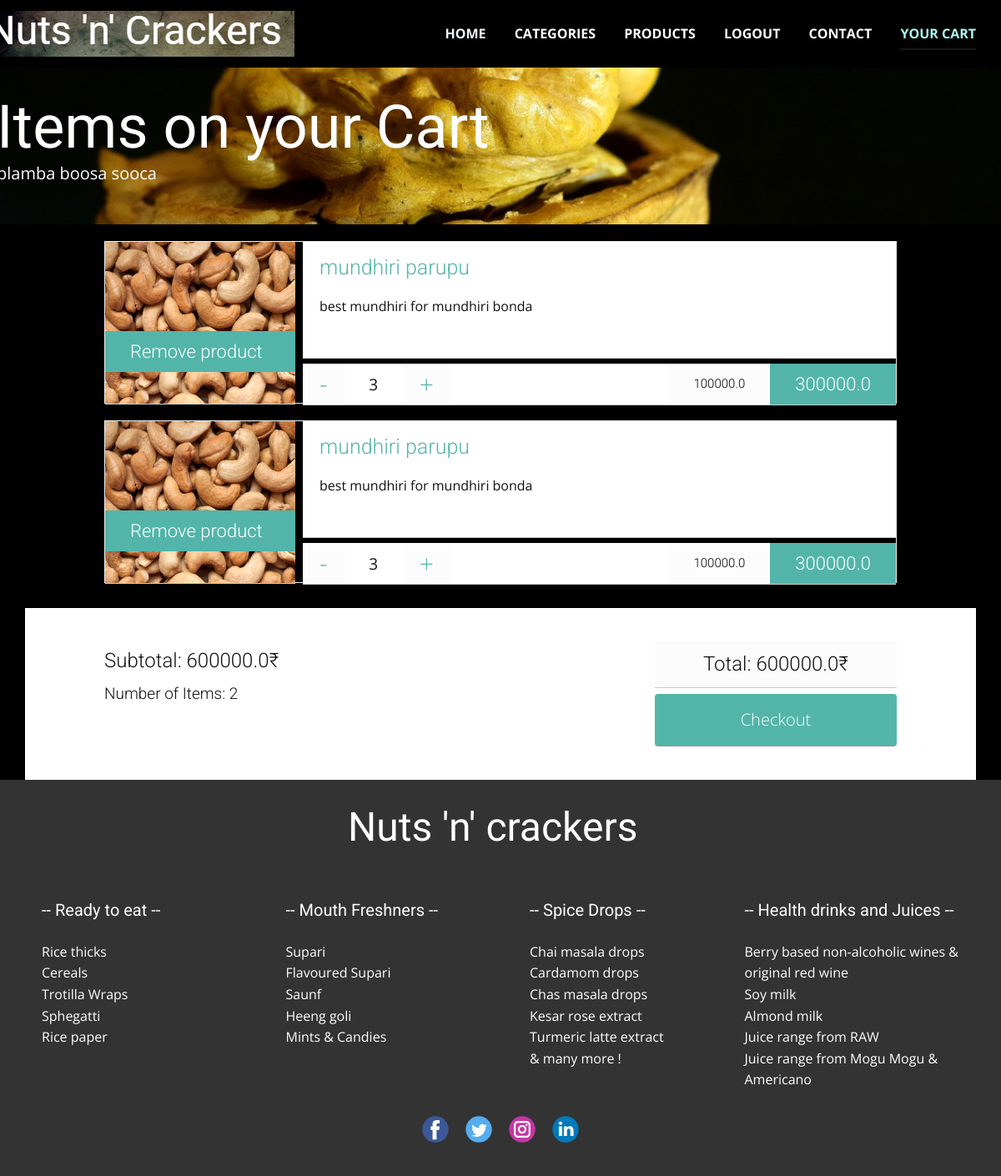
The app's page /cart/ (signed in) with its own data.
### nnc/models.py (models this page shows, shortened)
class OrderProduct(models.Model):
    order = models.ForeignKey("nnc.Order",on_delete = models.CASCADE)
    product = models.ForeignKey("nnc.CategoryProduct",on_delete = models.CASCADE)
    quantity = models.IntegerField(default = 1)
    def calcprice(self):
        return self.quantity * self.product.product.price

class CategoryProduct(models.Model):
    category = models.ForeignKey("nnc.Category",on_delete = models.CASCADE, null = True)
    product = models.ForeignKey("nnc.Product",on_delete=models.CASCADE, null = True)

class Product(models.Model):
    name = models.CharField(max_length = 50)
    weight = models.FloatField()
    brand = models.CharField(max_length=50)
    price = models.FloatField()
    product_image = models.ImageField()
    description = models.CharField(max_length=100)

class Order(models.Model):
    user = models.ForeignKey("auth.User",on_delete = models.CASCADE)
    customer = models.ForeignKey("accounts.customer",on_delete = models.CASCADE)
    complete = models.BooleanField(default = False)
    total = models.IntegerField(default = 0)
    number_of_items = models.IntegerField(default = 0)
    date_ordered = models.DateTimeField(null = True)
    delivered = models.BooleanField(default = False)

### nnc/views.py (the view)
# urls.py: path('cart/',views.cart,name = 'cart'),
def cart(request):
    context = {}
    user = request.user
    order = Order.objects.filter(user = user,complete = False)
    if order.exists():
        order = order[0]
        orderproduct = OrderProduct.objects.filter(order = order)
        total = 0
        for op in orderproduct:
            amount = op.calcprice()
            total = total + amount
        order.total = total
        order.save()
        context['total'] = total
        context['orderproduct'] = orderproduct
        context["count"] = OrderProduct.objects.filter(order = order).count()
    else:
        context["count"] = 0
    return render(request,'Cart.html',context)

### nnc/templates/Cart.html (shortened to what this page needs)
{% extends "base.html" %}
{% load static %}
{% block links %}
<link rel="stylesheet" href="{% static 'css/Cart.css' %}" media="screen">
{% endblock links %}
{% block content %}
<section class="u-align-left u-clearfix u-image u-shading u-section-1" src="" data-image-width="1280"
  data-image-height="825" id="sec-a068">
  <div class="u-clearfix u-sheet u-sheet-1">
    {% if count == 0 %}
    <h1 class="u-text u-text-default u-title u-text-1">No Items Yet!</h1>
    <p class="u-large-text u-text u-text-variant u-text-2">Order some nuts bro</p>
    {% else %}
    <h1 class="u-text u-text-default u-title u-text-1">Items on your Cart</h1>
    <p class="u-large-text u-text u-text-variant u-text-2">blamba boosa sooca</p>
    {% endif %}
  </div>
</section>
<section class="u-clearfix u-section-2 blamba" id="sec-3d60">
  <div class="u-clearfix u-sheet u-sheet-1">
    <div class="container">
      <section id="cart">
        {% for op in orderproduct %}
        <article class="product">
          <header>
            <a class="remove" href = "{% url 'nnc:remove' pk=op.pk %}">
              <img src="{{op.product.product.product_image.url}}" alt="">
              <h3>Remove product</h3>
            </a>
          </header>
          <div class="content">
            <h1>{{op.product.product.name}}</h1>
            {{op.product.product.description}}
          </div>
          <footer class="content">
            <a href = "{% url 'nnc:decrease' pk=op.pk %}"><span class="qt-minus">-</span></a>
            <span class="qt">{{op.quantity}}</span>
            <a href = "{% url 'nnc:increase' pk=op.pk %}"><span class="qt-plus">+</span></a>
            <h2 class="full-price">
              {{op.calcprice}}
            </h2>
            <h2 class="price">
              {{op.product.product.price}}
            </h2>
          </footer>
        </article>
        {% endfor %}
      </section>
    </div>
    <footer id="site-footer">
      <div class="container clearfix">
        <div class="left">
          <h2 class="subtotal">Subtotal: <span>{{total}}</span>₹</h2>
          <h3 class="tax">Number of Items: <span>{{count}}</span></h3>
        </div>
        <div class="right">
          <h1 class="total">Total: <span>{{total}}</span>₹</h1>
          <a class="btn" href = "{% url 'nnc:checkout' %}">Checkout</a>
        </div>
      </div>
    </footer>
  </div>
</section>
{% endblock content %}

### static/css/Cart.css (style rules this page uses)
.u-section-1 { background-image: url("/static/images/d9430a92de9dad1daad9164dc99ef8b1c2bea5dc7442cd22372471f94dd7f08269b7f1ee7ca1e82be3c01b8294e020f58ad48cd958923a8f2fedb3_1280.jpg"); background-position: 50% 50%; }
.u-section-1 .u-sheet-1 { min-height: 187px; }
.u-section-1 .u-text-1 { margin: 32px auto 0 -34px; }
.u-section-1 .u-text-2 { margin: 0 348px 45px -34px; }
.u-section-2 .u-sheet-1 { min-height: 500px; }
.clearfix { content: ""; display: table; clear: both; }
#site-header, #site-footer { background: #fff; }
a { color: #000; text-decoration: none; -webkit-transition: color .2s linear; -moz-transition: color .2s linear; -ms-transition: color .2s linear; -o-transition: color .2s linear; transition: color .2s linear; }
.container { font-family: 'Open Sans', sans-serif; margin: 0 auto; width: 980px; }
#cart { width: 100%; }
#cart h1 { font-weight: 300; }
#cart a { color: #53b5aa; text-decoration: none; -webkit-transition: color .2s linear; -moz-transition: color .2s linear; -ms-transition: color .2s linear; -o-transition: color .2s linear; transition: color .2s linear; }
.product { border: 1px solid #eee; margin: 20px 0; width: 100%; height: 195px; position: relative; -webkit-transition: margin .2s linear, opacity .2s linear; -moz-transition: margin .2s linear, opacity .2s linear; -ms-transition: margin .2s linear, opacity .2s linear; -o-transition: margin .2s linear, opacity .2s linear; transition: margin .2s linear, opacity .2s linear; }
.product img { width: 100%; height: 100%; }
.product header, .product .content { background-color: #fff; border: 1px solid #ccc; border-style: none none solid none; float: left; }
.product header { background: #000; margin: 0 1% 20px 0; overflow: hidden; padding: 0; position: relative; width: 24%; height: 195px; }
.product header h3 { background: #53b5aa; color: #fff; font-size: 22px; font-weight: 300; line-height: 49px; margin: 0; padding: 0 30px; position: absolute; bottom: -50px; right: 0; left: 0; -webkit-transition: bottom .2s linear; -moz-transition: bottom .2s linear; -ms-transition: bottom .2s linear; -o-transition: bottom .2s linear; transition: bottom .2s linear; }
.remove { cursor: pointer; }
.product .content { box-sizing: border-box; -moz-box-sizing: border-box; height: 140px; padding: 0 20px; width: 75%; }
.product h1 { color: #53b5aa; font-size: 25px; font-weight: 300; margin: 17px 0 20px 0; }
.product footer.content { height: 50px; margin: 6px 0 0 0; padding: 0; }
.product footer .price { background: #fcfcfc; color: #000; float: right; font-size: 15px; font-weight: 300; line-height: 49px; margin: 0; padding: 0 30px; }
.product footer .full-price { background: #53b5aa; color: #fff; float: right; font-size: 22px; font-weight: 300; line-height: 49px; margin: 0; padding: 0 30px; -webkit-transition: margin .15s linear; -moz-transition: margin .15s linear; -ms-transition: margin .15s linear; -o-transition: margin .15s linear; transition: margin .15s linear; }
.qt, .qt-plus, .qt-minus { display: block; float: left; }
.qt { font-size: 19px; line-height: 50px; width: 70px; text-align: center; }
.qt-plus, .qt-minus { background: #fcfcfc; border: none; font-size: 30px; font-weight: 300; height: 100%; padding: 0 20px; -webkit-transition: background .2s linear; -moz-transition: background .2s linear; -ms-transition: background .2s linear; -o-transition: background .2s linear; transition: background .2s linear; }
.qt-plus { line-height: 50px; }
.qt-minus { line-height: 47px; }
#site-footer { margin: 30px 0 0 0; }
#site-footer { padding: 40px; }
#site-footer h1 { background: #fcfcfc; border: 1px solid #ccc; border-style: none none solid none; font-size: 24px; font-weight: 300; margin: 0 0 7px 0; padding: 14px 40px; text-align: center; }
#site-footer h2 { font-size: 24px; font-weight: 300; margin: 10px 0 0 0; }
#site-footer h3 { font-size: 19px; font-weight: 300; margin: 15px 0; }
.left { float: left; }
.right { float: right; }
.btn { background: #53b5aa; border: 1px solid #999; border-style: none none solid none; cursor: pointer; display: block; color: #fff; font-size: 20px; font-weight: 300; padding: 16px 0; width: 290px; text-align: center; -webkit-transition: all .2s linear; -moz-transition: all .2s linear; -ms-transition: all .2s linear; -o-transition: all .2s linear; transition: all .2s linear; }
.blamba { background-color: black; }

### records on screen
OrderProduct: product.product.product_image (picture), product.product.name "mundhiri parupu", product.product.description "best mundhiri for mundhiri bonda", quantity "3", calcprice "300000.0", product.product.price "100000.0"
OrderProduct: product.product.product_image (picture), product.product.name "mundhiri parupu", product.product.description "best mundhiri for mundhiri bonda", quantity "3", calcprice "300000.0", product.product.price "100000.0"
Order: total "600000.0"

### other values on screen
{{ count }} "2"
